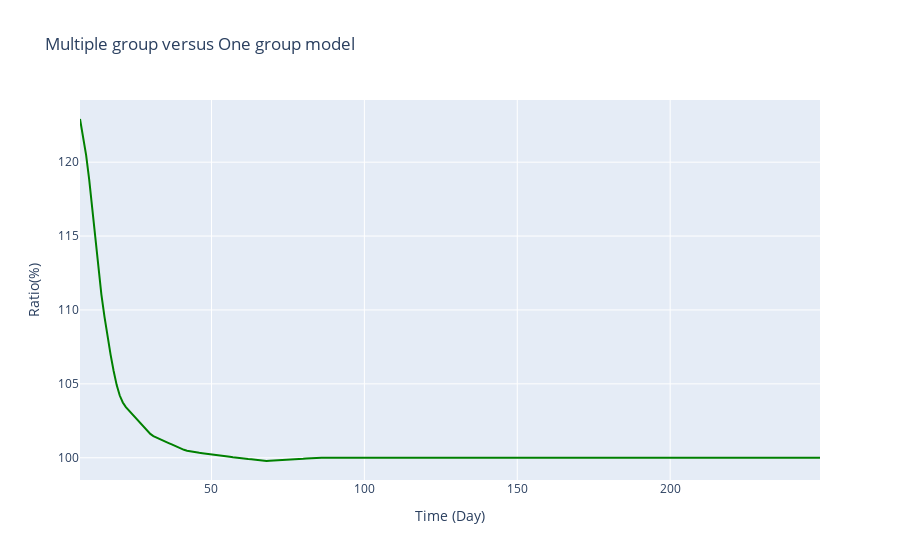
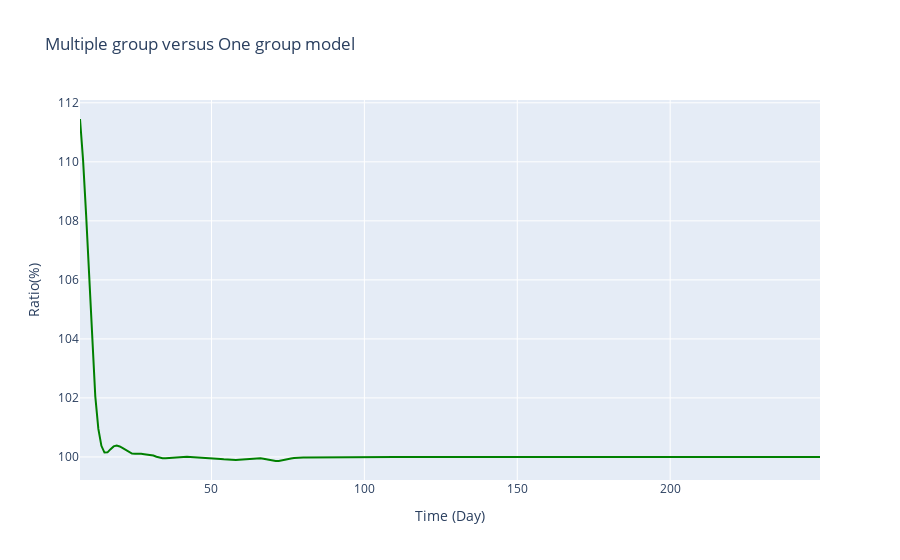
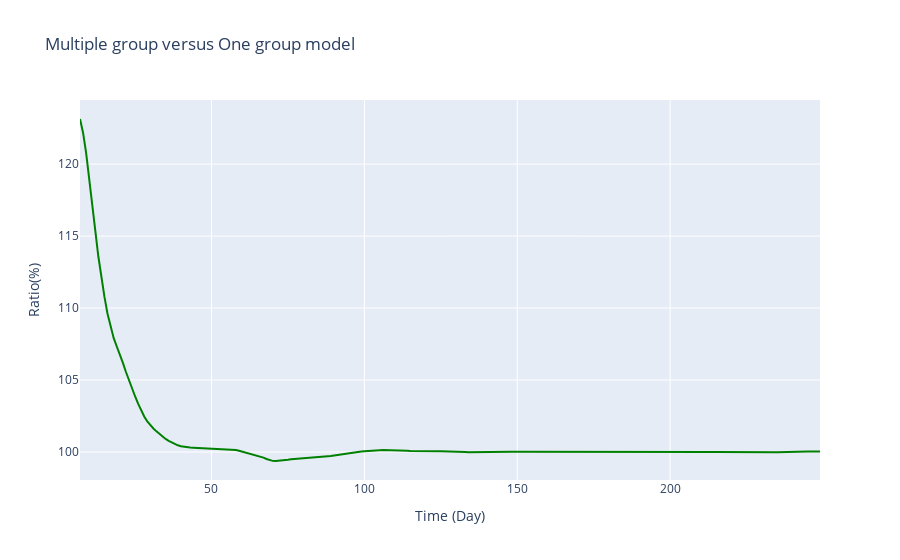
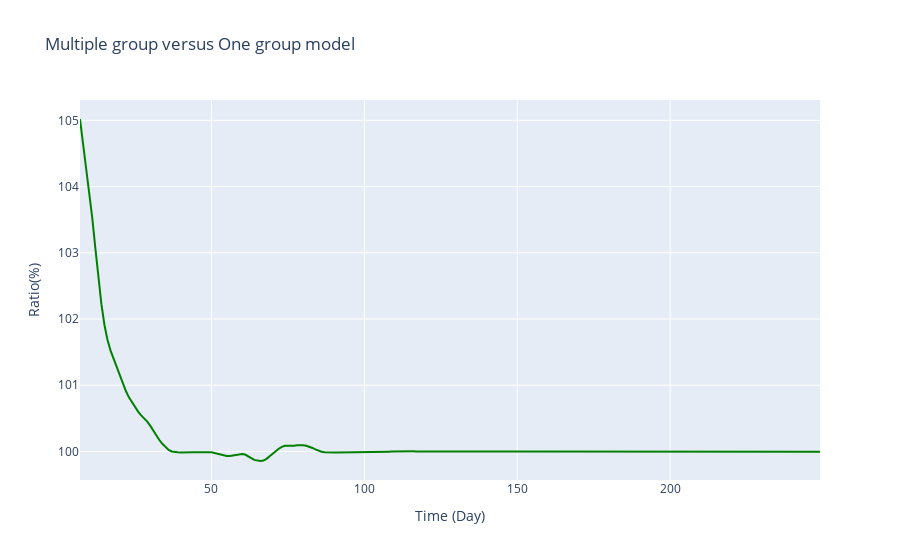

Here is the notebook cell these charts were saved with, in order:
### Markdown cell above
## Divergence of Means

### Code cell
uni_post_dist = []
multi_post_dist = []

for _ in range(len(contact_matrix)):
    mean_ratios = []
    uni_rate = []
    multi_rate = []
    shape = []
    for t in np.arange(R_t_start, num_timepoints):
        shape.append( a + math.fsum(agg_cases[_][(t-tau):(t+1)]))
        uni_cat_sum_var = 0
        for k in range(t-tau,t+1):
            if k > len(average_serial_interval):
                vec1 = agg_cases[_][(k-1):(k - len(average_serial_interval) - 1):-1] # I_(k-1), ... , I_0
                vec2 = average_serial_interval[:k] # w_1, ... , w_k
            else:
                vec1 = agg_cases[_][(k-1)::-1] # I_(k-1), ... , I_0
                vec2 = average_serial_interval[:k] # w_1, ... , w_k
            uni_cat_sum_var += math.fsum(np.multiply(vec1,vec2))/np.sum(average_serial_interval)
        uni_cat_rate = b + uni_cat_sum_var

        multi_cat_sum_var = 0
        for k_inx, k in enumerate(range(t-tau,t+1)):
            sub_sum_i = 0
            for i in range(num_categories):
                for j in range(num_categories):
                    if k > serial_intervals.shape[1]:
                        vec1 = desagg_cases[_][(k-1):(k - serial_intervals.shape[1] - 1):-1, j] # I_(k-1), ... , I_0
                        vec2 = serial_intervals[j, :k] # w_1, ... , w_k
                    else:
                        vec1 = desagg_cases[_][(k-1)::-1, j] # I_(k-1), ... , I_0
                        vec2 = serial_intervals[j, :k] # w_1, ... , w_k
                    sub_sum_j = math.fsum(np.multiply(vec1,vec2))/np.sum(serial_intervals[j,:])
                    sub_sum_j *= contact_matrix[_][i, j] * transmissibility[j]
                    sub_sum_i += sub_sum_j
            multi_cat_sum_var += sub_sum_i  # vector of sum^k_{s=0} w_s I_{k-s}
            # print(multi_cat_sum_var)
        multi_cat_rate = b + (multi_cat_sum_var/spec_radius[_])

        mean_ratios.append(uni_cat_rate / multi_cat_rate)
        uni_rate.append(uni_cat_rate)
        multi_rate.append(multi_cat_rate)

    mean_ratio = pd.DataFrame({
        'Time Points': np.arange(R_t_start, num_timepoints),
        'R_t': 100 * np.asarray(mean_ratios)
    })

    # Tests
    i + tau == num_timepoints
    len(shape) == num_timepoints - tau
    len(uni_rate) == num_timepoints - tau
    len(multi_rate) == num_timepoints - tau

    mean_uni = np.divide(shape, uni_rate)
    mean_multi = np.divide(shape, multi_rate)

    uni_post_dist.append(scipy.stats.gamma(shape,scale = 1/np.array(uni_rate)))
    uni_post_dist_interval = uni_post_dist[_].interval(.95)

    multi_post_dist.append(scipy.stats.gamma(shape,scale = 1/np.array(multi_rate)))
    multi_post_dist_interval = multi_post_dist[_].interval(.95)

    fig = ReproductionNumberPlot()

    fig.add_ground_truth_rt(mean_ratio)    
    fig.update_labels(time_label='Time (Day)', r_label='Ratio(%)')
    fig.figure.update_layout(title_text='Multiple group versus One group model')

    fig.show_figure()

### Figure 1 — Plotly figure (JSON) as saved in the notebook; plotly's stock layout.template omitted (floating-point values rounded to 4 significant figures; data arrays with more than 128 entries replaced by an {"elided": "..."} marker saying what was removed)
{"data": [{"line": {"color": "green"}, "mode": "lines", "name": "True R", "type": "scatter", "x": {"elided": "243 int values"}, "y": {"elided": "243 float values"}}], "layout": {"title": {"text": "Multiple group versus One group model"}, "xaxis": {"title": {"text": "Time (Day)"}}, "yaxis": {"title": {"text": "Ratio(%)"}}}}

### Figure 2 — Plotly figure (JSON) as saved in the notebook; plotly's stock layout.template omitted (floating-point values rounded to 4 significant figures; data arrays with more than 128 entries replaced by an {"elided": "..."} marker saying what was removed)
{"data": [{"line": {"color": "green"}, "mode": "lines", "name": "True R", "type": "scatter", "x": {"elided": "243 int values"}, "y": {"elided": "243 float values"}}], "layout": {"title": {"text": "Multiple group versus One group model"}, "xaxis": {"title": {"text": "Time (Day)"}}, "yaxis": {"title": {"text": "Ratio(%)"}}}}

### Figure 3 — Plotly figure (JSON) as saved in the notebook; plotly's stock layout.template omitted (floating-point values rounded to 4 significant figures; data arrays with more than 128 entries replaced by an {"elided": "..."} marker saying what was removed)
{"data": [{"line": {"color": "green"}, "mode": "lines", "name": "True R", "type": "scatter", "x": {"elided": "243 int values"}, "y": {"elided": "243 float values"}}], "layout": {"title": {"text": "Multiple group versus One group model"}, "xaxis": {"title": {"text": "Time (Day)"}}, "yaxis": {"title": {"text": "Ratio(%)"}}}}

### Figure 4 — Plotly figure (JSON) as saved in the notebook; plotly's stock layout.template omitted (floating-point values rounded to 4 significant figures; data arrays with more than 128 entries replaced by an {"elided": "..."} marker saying what was removed)
{"data": [{"line": {"color": "green"}, "mode": "lines", "name": "True R", "type": "scatter", "x": {"elided": "243 int values"}, "y": {"elided": "243 float values"}}], "layout": {"title": {"text": "Multiple group versus One group model"}, "xaxis": {"title": {"text": "Time (Day)"}}, "yaxis": {"title": {"text": "Ratio(%)"}}}}
